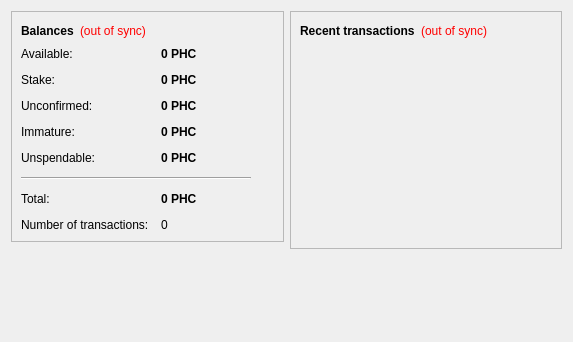
<?xml version="1.0" encoding="UTF-8"?>
<ui version="4.0">
 <class>OverviewPage</class>
 <widget class="QWidget" name="OverviewPage">
  <property name="geometry">
   <rect>
    <x>0</x>
    <y>0</y>
    <width>573</width>
    <height>342</height>
   </rect>
  </property>
  <property name="windowTitle">
   <string>Form</string>
  </property>
  <layout class="QHBoxLayout" name="horizontalLayout" stretch="1,1">
   <item>
    <layout class="QVBoxLayout" name="verticalLayout_2">
     <item>
      <widget class="QFrame" name="frame">
       <property name="frameShape">
        <enum>QFrame::StyledPanel</enum>
       </property>
       <property name="frameShadow">
        <enum>QFrame::Raised</enum>
       </property>
       <layout class="QVBoxLayout" name="verticalLayout_4">
        <item>
         <layout class="QHBoxLayout" name="horizontalLayout_4">
          <item>
           <widget class="QLabel" name="label_5">
            <property name="font">
             <font>
              <weight>75</weight>
              <bold>true</bold>
             </font>
            </property>
            <property name="text">
             <string>Balances</string>
            </property>
           </widget>
          </item>
          <item>
           <widget class="QLabel" name="labelWalletStatus">
            <property name="toolTip">
             <string>The displayed information may be out of date. Your wallet automatically synchronizes with the PuchCoin network after a connection is established, but this process has not completed yet.</string>
            </property>
            <property name="styleSheet">
             <string notr="true">QLabel { color: red; }</string>
            </property>
            <property name="text">
             <string notr="true">(out of sync)</string>
            </property>
            <property name="alignment">
             <set>Qt::AlignLeading|Qt::AlignLeft|Qt::AlignVCenter</set>
            </property>
           </widget>
          </item>
          <item>
           <spacer name="horizontalSpacer_2">
            <property name="orientation">
             <enum>Qt::Horizontal</enum>
            </property>
            <property name="sizeHint" stdset="0">
             <size>
              <width>40</width>
              <height>20</height>
             </size>
            </property>
           </spacer>
          </item>
         </layout>
        </item>
        <item>
         <layout class="QFormLayout" name="formLayout_2">
          <property name="fieldGrowthPolicy">
           <enum>QFormLayout::AllNonFixedFieldsGrow</enum>
          </property>
          <property name="horizontalSpacing">
           <number>12</number>
          </property>
          <property name="verticalSpacing">
           <number>12</number>
          </property>
          <item row="0" column="0">
           <widget class="QLabel" name="labelAvailableText">
            <property name="toolTip">
             <string>Your current available balance</string>
            </property>
            <property name="text">
             <string>Available:</string>
            </property>
           </widget>
          </item>
          <item row="0" column="1">
           <widget class="QLabel" name="labelAvailable">
            <property name="font">
             <font>
              <weight>75</weight>
              <bold>true</bold>
             </font>
            </property>
            <property name="cursor">
             <cursorShape>IBeamCursor</cursorShape>
            </property>
            <property name="toolTip">
             <string>Your current available balance</string>
            </property>
            <property name="text">
             <string notr="true">0 PHC</string>
            </property>
            <property name="alignment">
             <set>Qt::AlignLeading|Qt::AlignLeft|Qt::AlignVCenter</set>
            </property>
            <property name="textInteractionFlags">
             <set>Qt::LinksAccessibleByMouse|Qt::TextSelectableByKeyboard|Qt::TextSelectableByMouse</set>
            </property>
           </widget>
          </item>
          <item row="1" column="0">
           <widget class="QLabel" name="label_6">
            <property name="toolTip">
             <string>Total of coins that was staked, and do not yet count toward the current balance</string>
            </property>
            <property name="text">
             <string>Stake:</string>
            </property>
           </widget>
          </item>
          <item row="1" column="1">
           <widget class="QLabel" name="labelStake">
            <property name="font">
             <font>
              <weight>75</weight>
              <bold>true</bold>
             </font>
            </property>
            <property name="cursor">
             <cursorShape>IBeamCursor</cursorShape>
            </property>
            <property name="toolTip">
             <string>Total of coins that was staked, and do not yet count toward the current balance</string>
            </property>
            <property name="text">
             <string notr="true">0 PHC</string>
            </property>
            <property name="alignment">
             <set>Qt::AlignLeading|Qt::AlignLeft|Qt::AlignVCenter</set>
            </property>
            <property name="textInteractionFlags">
             <set>Qt::LinksAccessibleByMouse|Qt::TextSelectableByKeyboard|Qt::TextSelectableByMouse</set>
            </property>
           </widget>
          </item>
          <item row="2" column="0">
           <widget class="QLabel" name="label_3">
            <property name="toolTip">
             <string>Total of transactions that have yet to be confirmed, and do not yet count toward the current balance</string>
            </property>
            <property name="text">
             <string>Unconfirmed:</string>
            </property>
           </widget>
          </item>
          <item row="2" column="1">
           <widget class="QLabel" name="labelUnconfirmed">
            <property name="font">
             <font>
              <weight>75</weight>
              <bold>true</bold>
             </font>
            </property>
            <property name="cursor">
             <cursorShape>IBeamCursor</cursorShape>
            </property>
            <property name="toolTip">
             <string>Total of transactions that have yet to be confirmed, and do not yet count toward the current balance</string>
            </property>
            <property name="text">
             <string notr="true">0 PHC</string>
            </property>
            <property name="alignment">
             <set>Qt::AlignLeading|Qt::AlignLeft|Qt::AlignVCenter</set>
            </property>
            <property name="textInteractionFlags">
             <set>Qt::LinksAccessibleByMouse|Qt::TextSelectableByKeyboard|Qt::TextSelectableByMouse</set>
            </property>
           </widget>
          </item>
          <item row="3" column="0">
           <widget class="QLabel" name="labelImmatureText">
            <property name="toolTip">
             <string>Mined balance that has not yet matured</string>
            </property>
            <property name="text">
             <string>Immature:</string>
            </property>
           </widget>
          </item>
          <item row="3" column="1">
           <widget class="QLabel" name="labelImmature">
            <property name="font">
             <font>
              <weight>75</weight>
              <bold>true</bold>
             </font>
            </property>
            <property name="toolTip">
             <string>Mined balance that has not yet matured</string>
            </property>
            <property name="text">
             <string notr="true">0 PHC</string>
            </property>
            <property name="alignment">
             <set>Qt::AlignLeading|Qt::AlignLeft|Qt::AlignVCenter</set>
            </property>
            <property name="textInteractionFlags">
             <set>Qt::LinksAccessibleByMouse|Qt::TextSelectableByKeyboard|Qt::TextSelectableByMouse</set>
            </property>
           </widget>
          </item>
          <item row="4" column="0">
           <widget class="QLabel" name="labelBalanceWatchOnlyText">
            <property name="toolTip">
             <string>Your unspendable balance</string>
            </property>
            <property name="text">
             <string>Unspendable:</string>
            </property>
           </widget>
          </item>
          <item row="4" column="1">
           <widget class="QLabel" name="labelBalanceWatchOnly">
            <property name="font">
             <font>
              <weight>75</weight>
              <bold>true</bold>
             </font>
            </property>
            <property name="cursor">
             <cursorShape>IBeamCursor</cursorShape>
            </property>
            <property name="toolTip">
             <string>Your unspendable balance</string>
            </property>
            <property name="text">
             <string notr="true">0 PHC</string>
            </property>
            <property name="alignment">
             <set>Qt::AlignLeading|Qt::AlignLeft|Qt::AlignVCenter</set>
            </property>
            <property name="textInteractionFlags">
             <set>Qt::LinksAccessibleByMouse|Qt::TextSelectableByKeyboard|Qt::TextSelectableByMouse</set>
            </property>
           </widget>
          </item>
          <item row="5" column="0" colspan="2">
           <widget class="Line" name="line">
            <property name="maximumSize">
             <size>
              <width>230</width>
              <height>16777215</height>
             </size>
            </property>
            <property name="orientation">
             <enum>Qt::Horizontal</enum>
            </property>
           </widget>
          </item>
          <item row="6" column="0">
           <widget class="QLabel" name="labelTotalText">
            <property name="toolTip">
             <string>Your current total balance</string>
            </property>
            <property name="text">
             <string>Total:</string>
            </property>
           </widget>
          </item>
          <item row="6" column="1">
           <widget class="QLabel" name="labelTotal">
            <property name="font">
             <font>
              <weight>75</weight>
              <bold>true</bold>
             </font>
            </property>
            <property name="toolTip">
             <string>Your current total balance</string>
            </property>
            <property name="text">
             <string notr="true">0 PHC</string>
            </property>
            <property name="alignment">
             <set>Qt::AlignLeading|Qt::AlignLeft|Qt::AlignVCenter</set>
            </property>
            <property name="textInteractionFlags">
             <set>Qt::LinksAccessibleByMouse|Qt::TextSelectableByKeyboard|Qt::TextSelectableByMouse</set>
            </property>
           </widget>
          </item>
          <item row="7" column="0">
           <widget class="QLabel" name="label_2">
            <property name="toolTip">
             <string>Total number of transactions in wallet</string>
            </property>
            <property name="text">
             <string>Number of transactions:</string>
            </property>
           </widget>
          </item>
          <item row="7" column="1">
           <widget class="QLabel" name="labelNumTransactions">
            <property name="toolTip">
             <string>Total number of transactions in wallet</string>
            </property>
            <property name="text">
             <string notr="true">0</string>
            </property>
           </widget>
          </item>
         </layout>
        </item>
       </layout>
      </widget>
     </item>
     <item>
      <spacer name="verticalSpacer">
       <property name="orientation">
        <enum>Qt::Vertical</enum>
       </property>
       <property name="sizeHint" stdset="0">
        <size>
         <width>20</width>
         <height>40</height>
        </size>
       </property>
      </spacer>
     </item>
    </layout>
   </item>
   <item>
    <layout class="QVBoxLayout" name="verticalLayout_3">
     <item>
      <widget class="QFrame" name="frame_2">
       <property name="frameShape">
        <enum>QFrame::StyledPanel</enum>
       </property>
       <property name="frameShadow">
        <enum>QFrame::Raised</enum>
       </property>
       <layout class="QVBoxLayout" name="verticalLayout">
        <item>
         <layout class="QHBoxLayout" name="horizontalLayout_2">
          <item>
           <widget class="QLabel" name="label_4">
            <property name="text">
             <string>&lt;b&gt;Recent transactions&lt;/b&gt;</string>
            </property>
           </widget>
          </item>
          <item>
           <widget class="QLabel" name="labelTransactionsStatus">
            <property name="toolTip">
             <string>The displayed information may be out of date. Your wallet automatically synchronizes with the PuchCoin network after a connection is established, but this process has not completed yet.</string>
            </property>
            <property name="styleSheet">
             <string notr="true">QLabel { color: red; }</string>
            </property>
            <property name="text">
             <string notr="true">(out of sync)</string>
            </property>
            <property name="alignment">
             <set>Qt::AlignRight|Qt::AlignTrailing|Qt::AlignVCenter</set>
            </property>
           </widget>
          </item>
          <item>
           <spacer name="horizontalSpacer">
            <property name="orientation">
             <enum>Qt::Horizontal</enum>
            </property>
            <property name="sizeHint" stdset="0">
             <size>
              <width>40</width>
              <height>20</height>
             </size>
            </property>
           </spacer>
          </item>
         </layout>
        </item>
        <item>
         <widget class="QListView" name="listTransactions">
          <property name="styleSheet">
           <string notr="true">QListView { background: transparent; }</string>
          </property>
          <property name="frameShape">
           <enum>QFrame::NoFrame</enum>
          </property>
          <property name="verticalScrollBarPolicy">
           <enum>Qt::ScrollBarAlwaysOff</enum>
          </property>
          <property name="horizontalScrollBarPolicy">
           <enum>Qt::ScrollBarAlwaysOff</enum>
          </property>
          <property name="selectionMode">
           <enum>QAbstractItemView::NoSelection</enum>
          </property>
         </widget>
        </item>
       </layout>
      </widget>
     </item>
     <item>
      <spacer name="verticalSpacer_2">
       <property name="orientation">
        <enum>Qt::Vertical</enum>
       </property>
       <property name="sizeHint" stdset="0">
        <size>
         <width>20</width>
         <height>40</height>
        </size>
       </property>
      </spacer>
     </item>
    </layout>
   </item>
  </layout>
 </widget>
 <resources/>
 <connections/>
</ui>
